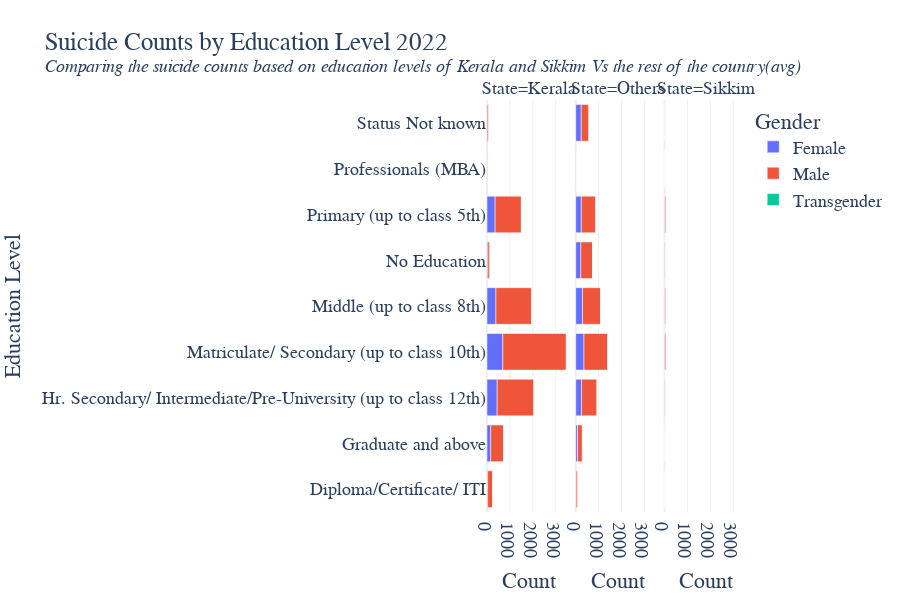

Notebook code cell kept with this figure:
### Code cell
fig = px.bar(sub_df, x='Count', y='Education Level', color='Gender', 
             facet_col='State', barmode='relative',
             title="Suicide Counts by Education Level 2022 <br><sup><i>Comparing the suicide counts based on education levels of Kerala and Sikkim Vs the rest of the country(avg) </i></sup>")


fig.update_layout(height=600, font_family="Rockwell", template='plotly_white+presentation')
fig.show()

### Figure 1 — Plotly figure (JSON) as saved in the notebook; plotly's stock layout.template omitted (floating-point values rounded to 4 significant figures)
{"data": [{"alignmentgroup": "True", "hovertemplate": "Gender=Female<br>State=Kerala<br>Count=%{x}<br>Education Level=%{y}<extra></extra>", "legendgroup": "Female", "marker": {"color": "#636efa", "pattern": {"shape": ""}}, "name": "Female", "offsetgroup": "Female", "orientation": "h", "showlegend": true, "textposition": "auto", "type": "bar", "x": [28, 163, 444, 690, 390, 42, 354, 7, 11], "xaxis": "x", "y": ["Diploma/Certificate/ ITI", "Graduate and above", "Hr. Secondary/ Intermediate/Pre-University (up to class 12th)", "Matriculate/ Secondary (up to class 10th)", "Middle (up to class 8th)", "No Education", "Primary (up to class 5th)", "Professionals (MBA)", "Status Not known"], "yaxis": "y"}, {"alignmentgroup": "True", "hovertemplate": "Gender=Female<br>State=Others<br>Count=%{x}<br>Education Level=%{y}<extra></extra>", "legendgroup": "Female", "marker": {"color": "#636efa", "pattern": {"shape": ""}}, "name": "Female", "offsetgroup": "Female", "orientation": "h", "showlegend": false, "textposition": "auto", "type": "bar", "x": [18.54, 82, 251.3, 359.6, 296.5, 221.3, 244.3, 6.423, 240.3], "xaxis": "x2", "y": ["Diploma/Certificate/ ITI", "Graduate and above", "Hr. Secondary/ Intermediate/Pre-University (up to class 12th)", "Matriculate/ Secondary (up to class 10th)", "Middle (up to class 8th)", "No Education", "Primary (up to class 5th)", "Professionals (MBA)", "Status Not known"], "yaxis": "y2"}, {"alignmentgroup": "True", "hovertemplate": "Gender=Female<br>State=Sikkim<br>Count=%{x}<br>Education Level=%{y}<extra></extra>", "legendgroup": "Female", "marker": {"color": "#636efa", "pattern": {"shape": ""}}, "name": "Female", "offsetgroup": "Female", "orientation": "h", "showlegend": false, "textposition": "auto", "type": "bar", "x": [0, 3, 4, 20, 10, 11, 19, 0, 0], "xaxis": "x3", "y": ["Diploma/Certificate/ ITI", "Graduate and above", "Hr. Secondary/ Intermediate/Pre-University (up to class 12th)", "Matriculate/ Secondary (up to class 10th)", "Middle (up to class 8th)", "No Education", "Primary (up to class 5th)", "Professionals (MBA)", "Status Not known"], "yaxis": "y3"}, {"alignmentgroup": "True", "hovertemplate": "Gender=Male<br>State=Kerala<br>Count=%{x}<br>Education Level=%{y}<extra></extra>", "legendgroup": "Male", "marker": {"color": "#EF553B", "pattern": {"shape": ""}}, "name": "Male", "offsetgroup": "Male", "orientation": "h", "showlegend": true, "textposition": "auto", "type": "bar", "x": [214, 561, 1603, 2774, 1552, 86, 1147, 31, 63], "xaxis": "x", "y": ["Diploma/Certificate/ ITI", "Graduate and above", "Hr. Secondary/ Intermediate/Pre-University (up to class 12th)", "Matriculate/ Secondary (up to class 10th)", "Middle (up to class 8th)", "No Education", "Primary (up to class 5th)", "Professionals (MBA)", "Status Not known"], "yaxis": "y"}, {"alignmentgroup": "True", "hovertemplate": "Gender=Male<br>State=Others<br>Count=%{x}<br>Education Level=%{y}<extra></extra>", "legendgroup": "Male", "marker": {"color": "#EF553B", "pattern": {"shape": ""}}, "name": "Male", "offsetgroup": "Male", "orientation": "h", "showlegend": false, "textposition": "auto", "type": "bar", "x": [70.54, 207.3, 676.7, 1038.0, 786.5, 510.0, 628.8, 18.73, 332.2], "xaxis": "x2", "y": ["Diploma/Certificate/ ITI", "Graduate and above", "Hr. Secondary/ Intermediate/Pre-University (up to class 12th)", "Matriculate/ Secondary (up to class 10th)", "Middle (up to class 8th)", "No Education", "Primary (up to class 5th)", "Professionals (MBA)", "Status Not known"], "yaxis": "y2"}, {"alignmentgroup": "True", "hovertemplate": "Gender=Male<br>State=Sikkim<br>Count=%{x}<br>Education Level=%{y}<extra></extra>", "legendgroup": "Male", "marker": {"color": "#EF553B", "pattern": {"shape": ""}}, "name": "Male", "offsetgroup": "Male", "orientation": "h", "showlegend": false, "textposition": "auto", "type": "bar", "x": [1, 2, 28, 54, 51, 31, 51, 1, 7], "xaxis": "x3", "y": ["Diploma/Certificate/ ITI", "Graduate and above", "Hr. Secondary/ Intermediate/Pre-University (up to class 12th)", "Matriculate/ Secondary (up to class 10th)", "Middle (up to class 8th)", "No Education", "Primary (up to class 5th)", "Professionals (MBA)", "Status Not known"], "yaxis": "y3"}, {"alignmentgroup": "True", "hovertemplate": "Gender=Transgender<br>State=Kerala<br>Count=%{x}<br>Education Level=%{y}<extra></extra>", "legendgroup": "Transgender", "marker": {"color": "#00cc96", "pattern": {"shape": ""}}, "name": "Transgender", "offsetgroup": "Transgender", "orientation": "h", "showlegend": true, "textposition": "auto", "type": "bar", "x": [0, 0, 0, 1, 0, 0, 1, 0, 0], "xaxis": "x", "y": ["Diploma/Certificate/ ITI", "Graduate and above", "Hr. Secondary/ Intermediate/Pre-University (up to class 12th)", "Matriculate/ Secondary (up to class 10th)", "Middle (up to class 8th)", "No Education", "Primary (up to class 5th)", "Professionals (MBA)", "Status Not known"], "yaxis": "y"}, {"alignmentgroup": "True", "hovertemplate": "Gender=Transgender<br>State=Others<br>Count=%{x}<br>Education Level=%{y}<extra></extra>", "legendgroup": "Transgender", "marker": {"color": "#00cc96", "pattern": {"shape": ""}}, "name": "Transgender", "offsetgroup": "Transgender", "orientation": "h", "showlegend": false, "textposition": "auto", "type": "bar", "x": [0.07692, 0.03846, 0.1154, 0.3077, 0.1538, 0.03846, 0.1923, 0, 0.03846], "xaxis": "x2", "y": ["Diploma/Certificate/ ITI", "Graduate and above", "Hr. Secondary/ Intermediate/Pre-University (up to class 12th)", "Matriculate/ Secondary (up to class 10th)", "Middle (up to class 8th)", "No Education", "Primary (up to class 5th)", "Professionals (MBA)", "Status Not known"], "yaxis": "y2"}, {"alignmentgroup": "True", "hovertemplate": "Gender=Transgender<br>State=Sikkim<br>Count=%{x}<br>Education Level=%{y}<extra></extra>", "legendgroup": "Transgender", "marker": {"color": "#00cc96", "pattern": {"shape": ""}}, "name": "Transgender", "offsetgroup": "Transgender", "orientation": "h", "showlegend": false, "textposition": "auto", "type": "bar", "x": [0, 0, 0, 0, 0, 0, 0, 0, 0], "xaxis": "x3", "y": ["Diploma/Certificate/ ITI", "Graduate and above", "Hr. Secondary/ Intermediate/Pre-University (up to class 12th)", "Matriculate/ Secondary (up to class 10th)", "Middle (up to class 8th)", "No Education", "Primary (up to class 5th)", "Professionals (MBA)", "Status Not known"], "yaxis": "y3"}], "layout": {"annotations": [{"font": {}, "showarrow": false, "text": "State=Kerala", "x": 0.16, "xanchor": "center", "xref": "paper", "y": 1, "yanchor": "bottom", "yref": "paper"}, {"font": {}, "showarrow": false, "text": "State=Others", "x": 0.5, "xanchor": "center", "xref": "paper", "y": 1, "yanchor": "bottom", "yref": "paper"}, {"font": {}, "showarrow": false, "text": "State=Sikkim", "x": 0.84, "xanchor": "center", "xref": "paper", "y": 1, "yanchor": "bottom", "yref": "paper"}], "barmode": "relative", "font": {"family": "Rockwell"}, "height": 600, "legend": {"title": {"text": "Gender"}, "tracegroupgap": 0}, "title": {"text": "Suicide Counts by Education Level 2022 <br><sup><i>Comparing the suicide counts based on education levels of Kerala and Sikkim Vs the rest of the country(avg) </i></sup>"}, "xaxis": {"anchor": "y", "domain": [0, 0.32], "title": {"text": "Count"}}, "xaxis2": {"anchor": "y2", "domain": [0.34, 0.66], "matches": "x", "title": {"text": "Count"}}, "xaxis3": {"anchor": "y3", "domain": [0.68, 1.0], "matches": "x", "title": {"text": "Count"}}, "yaxis": {"anchor": "x", "domain": [0, 1], "title": {"text": "Education Level"}}, "yaxis2": {"anchor": "x2", "domain": [0, 1], "matches": "y", "showticklabels": false}, "yaxis3": {"anchor": "x3", "domain": [0, 1], "matches": "y", "showticklabels": false}}}
